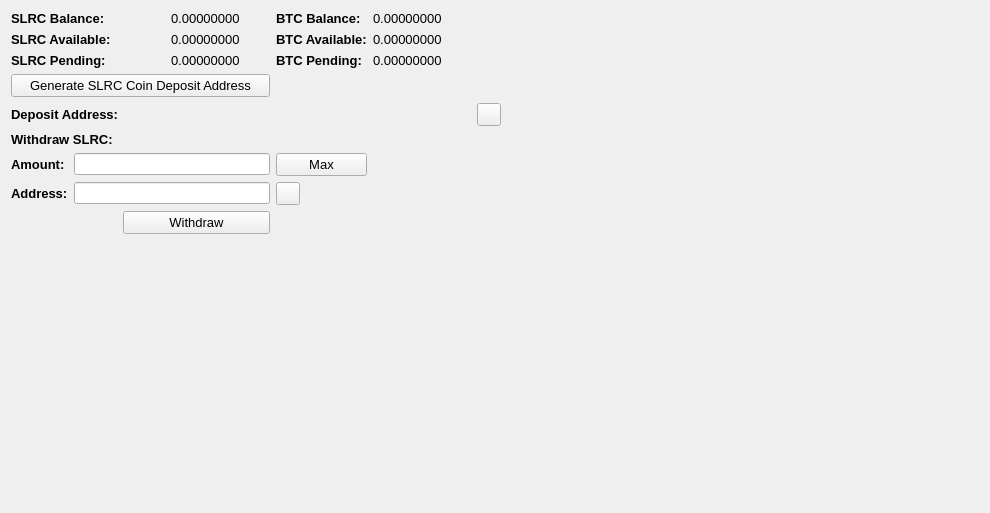
     <widget class="QWidget" name="BalanceTab">
      <attribute name="title">
       <string>Balance</string>
      </attribute>
      <layout class="QGridLayout" name="gridLayout_2">
       <item row="0" column="0" colspan="2">
        <widget class="QLabel" name="label_11">
         <property name="font">
          <font>
           <pointsize>10</pointsize>
           <weight>75</weight>
           <bold>true</bold>
          </font>
         </property>
         <property name="text">
          <string>SLRC Balance:</string>
         </property>
        </widget>
       </item>
       <item row="0" column="3">
        <widget class="QLabel" name="TXBalanceLabel">
         <property name="font">
          <font>
           <pointsize>10</pointsize>
          </font>
         </property>
         <property name="text">
          <string>0.00000000</string>
         </property>
         <property name="textInteractionFlags">
          <set>Qt::LinksAccessibleByMouse|Qt::TextSelectableByMouse</set>
         </property>
        </widget>
       </item>
       <item row="0" column="4">
        <widget class="QLabel" name="label_12">
         <property name="font">
          <font>
           <pointsize>10</pointsize>
           <weight>75</weight>
           <bold>true</bold>
          </font>
         </property>
         <property name="text">
          <string>BTC Balance:</string>
         </property>
        </widget>
       </item>
       <item row="0" column="5">
        <widget class="QLabel" name="BitcoinBalanceLabel">
         <property name="font">
          <font>
           <pointsize>10</pointsize>
          </font>
         </property>
         <property name="text">
          <string>0.00000000</string>
         </property>
         <property name="textInteractionFlags">
          <set>Qt::LinksAccessibleByMouse|Qt::TextSelectableByMouse</set>
         </property>
        </widget>
       </item>
       <item row="0" column="7" rowspan="10">
        <spacer name="horizontalSpacer_4">
         <property name="orientation">
          <enum>Qt::Horizontal</enum>
         </property>
         <property name="sizeHint" stdset="0">
          <size>
           <width>478</width>
           <height>488</height>
          </size>
         </property>
        </spacer>
       </item>
       <item row="1" column="0" colspan="2">
        <widget class="QLabel" name="label_13">
         <property name="font">
          <font>
           <pointsize>10</pointsize>
           <weight>75</weight>
           <bold>true</bold>
          </font>
         </property>
         <property name="text">
          <string>SLRC Available:</string>
         </property>
        </widget>
       </item>
       <item row="1" column="3">
        <widget class="QLabel" name="TXAvailableLabel_2">
         <property name="font">
          <font>
           <pointsize>10</pointsize>
          </font>
         </property>
         <property name="text">
          <string>0.00000000</string>
         </property>
         <property name="textInteractionFlags">
          <set>Qt::LinksAccessibleByMouse|Qt::TextSelectableByMouse</set>
         </property>
        </widget>
       </item>
       <item row="1" column="4">
        <widget class="QLabel" name="label_15">
         <property name="font">
          <font>
           <pointsize>10</pointsize>
           <weight>75</weight>
           <bold>true</bold>
          </font>
         </property>
         <property name="text">
          <string>BTC Available:</string>
         </property>
        </widget>
       </item>
       <item row="1" column="5">
        <widget class="QLabel" name="BitcoinAvailableLabel">
         <property name="font">
          <font>
           <pointsize>10</pointsize>
          </font>
         </property>
         <property name="text">
          <string>0.00000000</string>
         </property>
         <property name="textInteractionFlags">
          <set>Qt::LinksAccessibleByMouse|Qt::TextSelectableByMouse</set>
         </property>
        </widget>
       </item>
       <item row="2" column="0" colspan="2">
        <widget class="QLabel" name="label_14">
         <property name="font">
          <font>
           <pointsize>10</pointsize>
           <weight>75</weight>
           <bold>true</bold>
          </font>
         </property>
         <property name="text">
          <string>SLRC Pending:</string>
         </property>
        </widget>
       </item>
       <item row="2" column="3">
        <widget class="QLabel" name="TXPendingLabel">
         <property name="font">
          <font>
           <pointsize>10</pointsize>
          </font>
         </property>
         <property name="text">
          <string>0.00000000</string>
         </property>
         <property name="textInteractionFlags">
          <set>Qt::LinksAccessibleByMouse|Qt::TextSelectableByMouse</set>
         </property>
        </widget>
       </item>
       <item row="2" column="4">
        <widget class="QLabel" name="label_31">
         <property name="font">
          <font>
           <pointsize>10</pointsize>
           <weight>75</weight>
           <bold>true</bold>
          </font>
         </property>
         <property name="text">
          <string>BTC Pending:</string>
         </property>
        </widget>
       </item>
       <item row="2" column="5">
        <widget class="QLabel" name="BitcoinPendingLabel">
         <property name="font">
          <font>
           <pointsize>10</pointsize>
          </font>
         </property>
         <property name="text">
          <string>0.00000000</string>
         </property>
         <property name="textInteractionFlags">
          <set>Qt::LinksAccessibleByMouse|Qt::TextSelectableByMouse</set>
         </property>
        </widget>
       </item>
       <item row="3" column="0" colspan="4">
        <widget class="QPushButton" name="GenDepositBTN">
         <property name="font">
          <font>
           <pointsize>10</pointsize>
          </font>
         </property>
         <property name="text">
          <string>Generate SLRC Coin Deposit Address</string>
         </property>
        </widget>
       </item>
       <item row="4" column="0" colspan="3">
        <widget class="QLabel" name="label_33">
         <property name="font">
          <font>
           <pointsize>10</pointsize>
           <weight>75</weight>
           <bold>true</bold>
          </font>
         </property>
         <property name="text">
          <string>Deposit Address:</string>
         </property>
        </widget>
       </item>
       <item row="4" column="3" colspan="3">
        <widget class="QLabel" name="DepositAddressLabel">
         <property name="minimumSize">
          <size>
           <width>300</width>
           <height>0</height>
          </size>
         </property>
         <property name="palette">
          <palette>
           <active>
            <colorrole role="WindowText">
             <brush brushstyle="SolidPattern">
              <color alpha="255">
               <red>0</red>
               <green>0</green>
               <blue>0</blue>
              </color>
             </brush>
            </colorrole>
            <colorrole role="Text">
             <brush brushstyle="SolidPattern">
              <color alpha="255">
               <red>0</red>
               <green>0</green>
               <blue>255</blue>
              </color>
             </brush>
            </colorrole>
           </active>
           <inactive>
            <colorrole role="WindowText">
             <brush brushstyle="SolidPattern">
              <color alpha="255">
               <red>0</red>
               <green>0</green>
               <blue>0</blue>
              </color>
             </brush>
            </colorrole>
            <colorrole role="Text">
             <brush brushstyle="SolidPattern">
              <color alpha="255">
               <red>0</red>
               <green>0</green>
               <blue>255</blue>
              </color>
             </brush>
            </colorrole>
           </inactive>
           <disabled>
            <colorrole role="WindowText">
             <brush brushstyle="SolidPattern">
              <color alpha="255">
               <red>120</red>
               <green>120</green>
               <blue>120</blue>
              </color>
             </brush>
            </colorrole>
            <colorrole role="Text">
             <brush brushstyle="SolidPattern">
              <color alpha="255">
               <red>120</red>
               <green>120</green>
               <blue>120</blue>
              </color>
             </brush>
            </colorrole>
           </disabled>
          </palette>
         </property>
         <property name="font">
          <font>
           <pointsize>10</pointsize>
           <weight>75</weight>
           <bold>true</bold>
          </font>
         </property>
         <property name="text">
          <string/>
         </property>
         <property name="alignment">
          <set>Qt::AlignRight|Qt::AlignTrailing|Qt::AlignVCenter</set>
         </property>
         <property name="textInteractionFlags">
          <set>Qt::LinksAccessibleByMouse|Qt::TextSelectableByKeyboard|Qt::TextSelectableByMouse</set>
         </property>
        </widget>
       </item>
       <item row="4" column="6">
        <widget class="QToolButton" name="DepositCopyButton">
         <property name="toolTip">
          <string>Copy to clipboard</string>
         </property>
         <property name="text">
          <string/>
         </property>
         <property name="icon">
          <iconset resource="../bitcoin.qrc">
           <normaloff>:/icons/editcopy</normaloff>:/icons/editcopy</iconset>
         </property>
         <property name="shortcut">
          <string>Alt+P</string>
         </property>
        </widget>
       </item>
       <item row="5" column="0" colspan="2">
        <widget class="QLabel" name="label_34">
         <property name="font">
          <font>
           <pointsize>10</pointsize>
           <weight>75</weight>
           <bold>true</bold>
          </font>
         </property>
         <property name="text">
          <string>Withdraw SLRC:</string>
         </property>
        </widget>
       </item>
       <item row="6" column="0">
        <widget class="QLabel" name="label_26">
         <property name="font">
          <font>
           <pointsize>10</pointsize>
           <weight>75</weight>
           <bold>true</bold>
          </font>
         </property>
         <property name="text">
          <string>Amount:</string>
         </property>
        </widget>
       </item>
       <item row="6" column="1" colspan="3">
        <widget class="QLineEdit" name="WithdrawUnitsInput">
         <property name="font">
          <font>
           <pointsize>9</pointsize>
           <weight>75</weight>
           <bold>true</bold>
          </font>
         </property>
         <property name="text">
          <string/>
         </property>
        </widget>
       </item>
       <item row="6" column="4">
        <widget class="QPushButton" name="Withdraw_Max_Amount">
         <property name="font">
          <font>
           <pointsize>10</pointsize>
          </font>
         </property>
         <property name="text">
          <string>Max</string>
         </property>
        </widget>
       </item>
       <item row="7" column="0">
        <widget class="QLabel" name="label_10">
         <property name="font">
          <font>
           <pointsize>10</pointsize>
           <weight>75</weight>
           <bold>true</bold>
          </font>
         </property>
         <property name="text">
          <string>Address:</string>
         </property>
        </widget>
       </item>
       <item row="7" column="1" colspan="3">
        <widget class="QLineEdit" name="WithdrawAddress">
         <property name="font">
          <font>
           <pointsize>9</pointsize>
           <weight>75</weight>
           <bold>true</bold>
          </font>
         </property>
        </widget>
       </item>
       <item row="7" column="4">
        <widget class="QToolButton" name="WithdrawPasteButton">
         <property name="toolTip">
          <string>Paste from clipboard</string>
         </property>
         <property name="text">
          <string/>
         </property>
         <property name="icon">
          <iconset resource="../bitcoin.qrc">
           <normaloff>:/icons/editpaste</normaloff>:/icons/editpaste</iconset>
         </property>
         <property name="shortcut">
          <string>Alt+P</string>
         </property>
        </widget>
       </item>
       <item row="8" column="2" colspan="2">
        <widget class="QPushButton" name="WithdrawUnitsBtn">
         <property name="font">
          <font>
           <pointsize>10</pointsize>
          </font>
         </property>
         <property name="text">
          <string>Withdraw</string>
         </property>
        </widget>
       </item>
       <item row="9" column="0" colspan="6">
        <spacer name="verticalSpacer">
         <property name="orientation">
          <enum>Qt::Vertical</enum>
         </property>
         <property name="sizeHint" stdset="0">
          <size>
           <width>428</width>
           <height>262</height>
          </size>
         </property>
        </spacer>
       </item>
      </layout>
      <zorder>label_31</zorder>
      <zorder>label_15</zorder>
      <zorder>label_12</zorder>
      <zorder>label_14</zorder>
      <zorder>label_13</zorder>
      <zorder>label_11</zorder>
      <zorder>BitcoinBalanceLabel</zorder>
      <zorder>TXBalanceLabel</zorder>
      <zorder>TXAvailableLabel_2</zorder>
      <zorder>TXPendingLabel</zorder>
      <zorder>BitcoinAvailableLabel</zorder>
      <zorder>BitcoinPendingLabel</zorder>
      <zorder>label_33</zorder>
      <zorder>GenDepositBTN</zorder>
      <zorder>DepositAddressLabel</zorder>
      <zorder>Withdraw_Max_Amount</zorder>
      <zorder>label_34</zorder>
      <zorder>WithdrawUnitsInput</zorder>
      <zorder>label_10</zorder>
      <zorder>label_26</zorder>
      <zorder>WithdrawAddress</zorder>
      <zorder>WithdrawUnitsBtn</zorder>
      <zorder>horizontalSpacer_4</zorder>
      <zorder>verticalSpacer</zorder>
      <zorder>WithdrawPasteButton</zorder>
      <zorder>DepositCopyButton</zorder>
     </widget>
